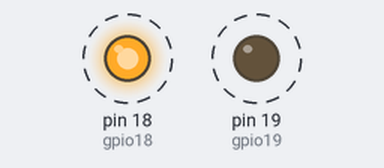
Recording of a program running on a simulated MicroPython board. On the bench: output pins drawn as LEDs (lit = HIGH). Dashed ring = blinking.

Above: at 0.5 s.
Timing chart, 0 to 3.5 s (numbered marks = the images above):
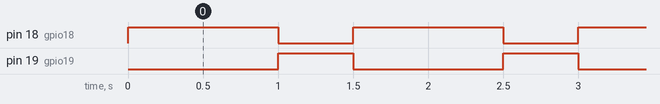

The program:

02_ejemplo02.py
```python
from machine import Pin
import utime

gpio18 = Pin(18, Pin.OUT)
gpio19 = Pin(19,Pin.OUT)

while True:
  gpio18.value(1)
  gpio19.value(0)
  utime.sleep(1)

  gpio18.value(0)
  gpio19.value(1)
  utime.sleep(0.5)
```

Measured:
- by itself, pin 18 (gpio18): alternates HIGH for 1.0 s and LOW for 0.50 s
- by itself, pin 19 (gpio19): alternates HIGH for 0.50 s and LOW for 1.0 s
